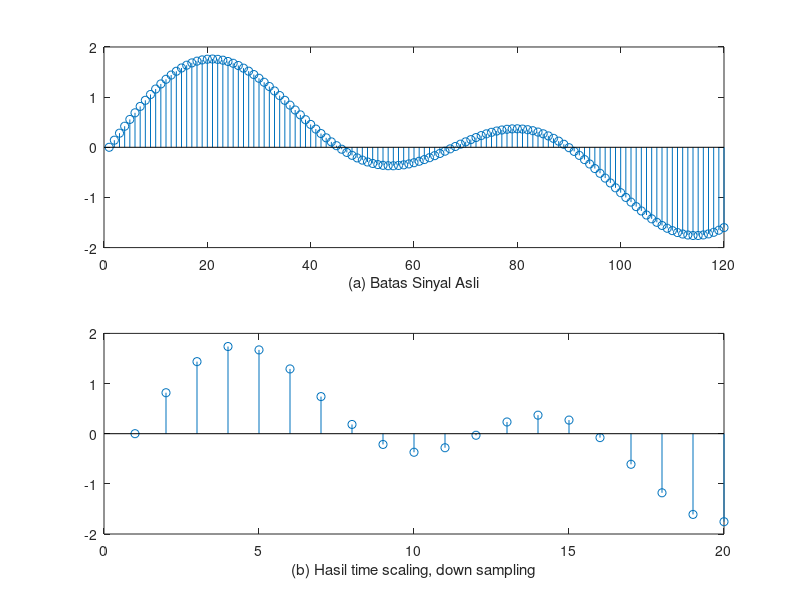

MATLAB code for this plot:
t = 0:.00025:1;
x = sin(2*pi*30*t)+sin(2*pi*60*t);
k = 6; %factor decimation
y = decimate(x, k);
subplot(211);
gbatas = 120;
stem(x(1:gbatas)), axis([0 120 -2 2]); % Original Signal
xlabel('(a) Batas Sinyal Asli');
subplot(212);
stem(y(1:gbatas/k));  % Decimal signal
xlabel('(b) Hasil time scaling, down sampling');